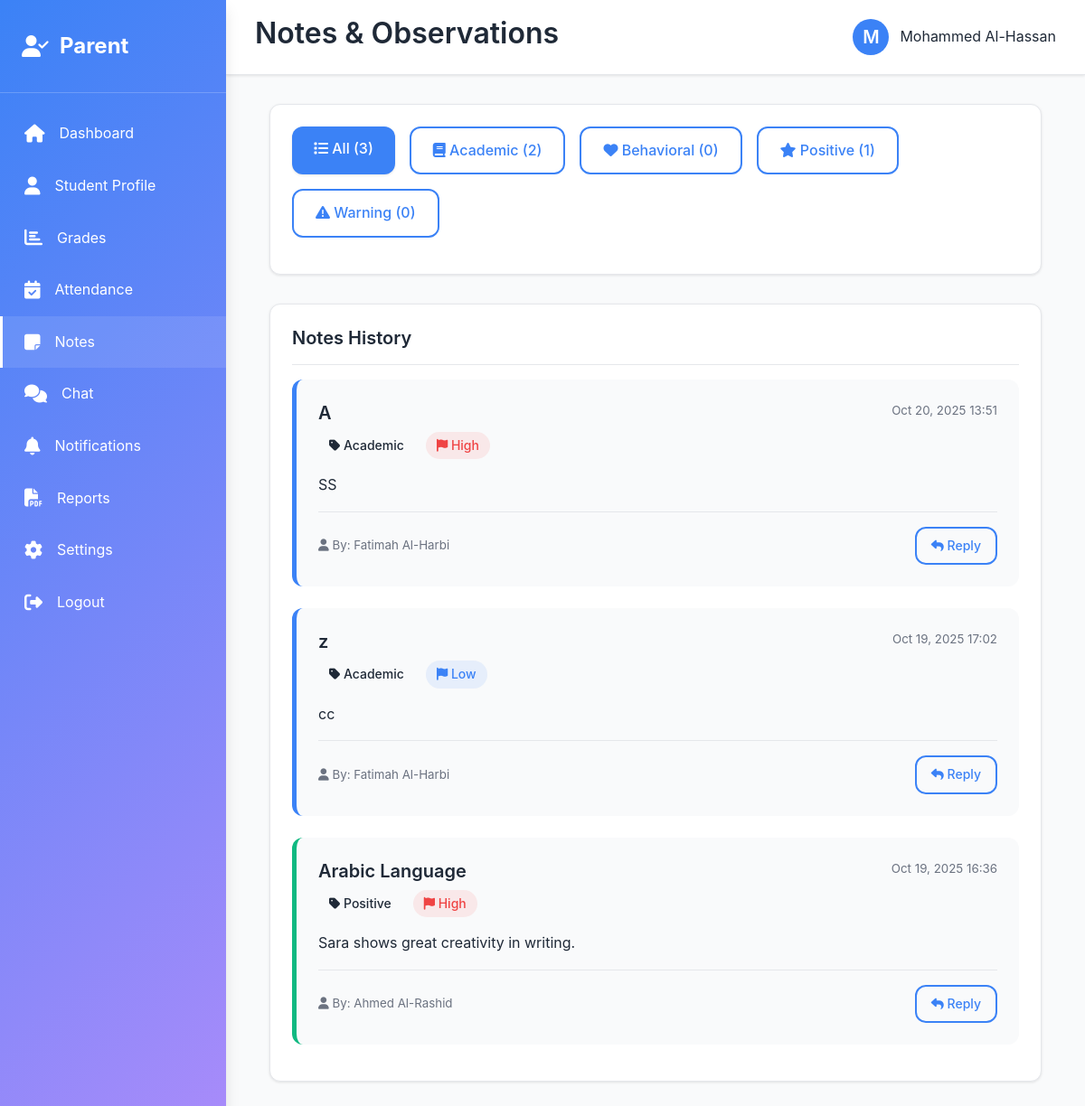
The app's page /parent/notes.php (signed in) with its own data.
### tables this page shows
CREATE TABLE `notes` (
  `id` int(11) NOT NULL,
  `student_id` int(11) NOT NULL,
  `teacher_id` int(11) NOT NULL,
  `note_type` enum('academic','behavioral','positive','warning') NOT NULL,
  `subject` varchar(100) DEFAULT NULL,
  `details` text NOT NULL,
  `importance_level` enum('low','medium','high') DEFAULT 'medium',
  `created_at` timestamp NOT NULL DEFAULT current_timestamp()
);

CREATE TABLE `users` (
  `id` int(11) NOT NULL,
  `username` varchar(100) NOT NULL,
  `password` varchar(255) NOT NULL,
  `email` varchar(100) NOT NULL,
  `full_name` varchar(150) NOT NULL,
  `role` enum('admin','teacher','counselor','parent','student') NOT NULL,
  `phone` varchar(20) DEFAULT NULL,
  `profile_picture` varchar(255) DEFAULT NULL,
  `created_at` timestamp NOT NULL DEFAULT current_timestamp(),
  `updated_at` timestamp NOT NULL DEFAULT current_timestamp() ON UPDATE current_timestamp(),
  `is_active` tinyint(4) DEFAULT 1
);

### includes/functions.php (called while the page is built, shortened)
<?php
function getStudentNotes($student_id, $conn, $limit = 10) {
    $query = "SELECT n.*, u.full_name as teacher_name FROM notes n
              JOIN users u ON n.teacher_id = u.id
              WHERE n.student_id = ?
              ORDER BY n.created_at DESC
              LIMIT ?";
    $stmt = $conn->prepare($query);
    $stmt->bind_param("ii", $student_id, $limit);
    $stmt->execute();
    $result = $stmt->get_result();
    $notes = [];
    while ($row = $result->fetch_assoc()) {
        $notes[] = $row;
    }
    return $notes;
}
function formatDateTime($datetime) {
    return date('M d, Y H:i', strtotime($datetime));
}
?>

### parent/notes.php (the view, shortened to what this page needs)
<?php
require_once '../includes/db_config.php';
require_once '../includes/functions.php';
$user_id = $_SESSION['user_id'];
$full_name = $_SESSION['full_name'];
$student_query = "SELECT s.*, u.full_name FROM students s
                  JOIN users u ON s.user_id = u.id
                  WHERE s.guardian_id = ?";
$student_stmt = $conn->prepare($student_query);
$student_stmt->bind_param("i", $user_id);
$student_stmt->execute();
$student_result = $student_stmt->get_result();
$student = $student_result->fetch_assoc();
$student_id = $student['id'] ?? 0;
$notes = getStudentNotes($student_id, $conn, 100);
$filter = $_GET['filter'] ?? 'all';
$filtered_notes = $notes;
$academic_count = count(array_filter($notes, function($n) { return $n['note_type'] === 'academic'; }));
$behavioral_count = count(array_filter($notes, function($n) { return $n['note_type'] === 'behavioral'; }));
$positive_count = count(array_filter($notes, function($n) { return $n['note_type'] === 'positive'; }));
$warning_count = count(array_filter($notes, function($n) { return $n['note_type'] === 'warning'; }));
?>
<!DOCTYPE html>
<html lang="en">
<head>
    <link rel="stylesheet" href="/student_portal/assets/css/style.css">
    <link rel="stylesheet" href="https://cdnjs.cloudflare.com/ajax/libs/font-awesome/6.4.0/css/all.min.css">
</head>
<body>
    <div class="dashboard-container">
        <aside class="sidebar">
            <div class="sidebar-logo">
                <i class="fa-solid fa-user-check"></i>
                <span>Parent</span>
            </div>
            <nav>
                <ul class="sidebar-menu">
                    <li><a href="/student_portal/parent/dashboard.php"><i class="fas fa-home"></i> Dashboard</a></li>
                    <li><a href="/student_portal/parent/profile.php"><i class="fas fa-user"></i> Student Profile</a></li>
                    <li><a href="/student_portal/parent/grades.php"><i class="fas fa-chart-bar"></i> Grades</a></li>
                    <li><a href="/student_portal/parent/attendance.php"><i class="fas fa-calendar-check"></i> Attendance</a></li>
                    <li><a href="/student_portal/parent/notes.php" class="active"><i class="fas fa-sticky-note"></i> Notes</a></li>
                    <li><a href="/student_portal/parent/chat.php"><i class="fas fa-comments"></i> Chat</a></li>
                    <li><a href="/student_portal/parent/notifications.php"><i class="fas fa-bell"></i> Notifications</a></li>
                    <li><a href="/student_portal/parent/reports.php"><i class="fas fa-file-pdf"></i> Reports</a></li>
                    <li><a href="/student_portal/parent/settings.php"><i class="fas fa-cog"></i> Settings</a></li>
                    <li><a href="/student_portal/logout.php"><i class="fas fa-sign-out-alt"></i> Logout</a></li>
                </ul>
            </nav>
        </aside>
        <div class="main-content">
            <header class="header">
                <div class="header-left">
                    <h2>Notes & Observations</h2>
                </div>
                <div class="header-right">
                    <div class="user-profile">
                        <div class="profile-picture"><?php echo strtoupper(substr($full_name, 0, 1)); ?></div>
                        <span><?php echo htmlspecialchars($full_name); ?></span>
                    </div>
                </div>
            </header>
            <div class="content">
                <div class="container">
                    <div class="card" style="margin-bottom: 2rem;">
                        <div class="card-body">
                            <div style="display: flex; gap: 1rem; flex-wrap: wrap;">
                                <a href="/student_portal/parent/notes.php?filter=all" class="btn <?php echo $filter === 'all' ? 'btn-primary' : 'btn-outline'; ?>">
                                    <i class="fas fa-list"></i> All (<?php echo count($notes); ?>)
                                </a>
                                <a href="/student_portal/parent/notes.php?filter=academic" class="btn <?php echo $filter === 'academic' ? 'btn-primary' : 'btn-outline'; ?>">
                                    <i class="fas fa-book"></i> Academic (<?php echo $academic_count; ?>)
                                </a>
                                <a href="/student_portal/parent/notes.php?filter=behavioral" class="btn <?php echo $filter === 'behavioral' ? 'btn-primary' : 'btn-outline'; ?>">
                                    <i class="fas fa-heart"></i> Behavioral (<?php echo $behavioral_count; ?>)
                                </a>
                                <a href="/student_portal/parent/notes.php?filter=positive" class="btn <?php echo $filter === 'positive' ? 'btn-primary' : 'btn-outline'; ?>">
                                    <i class="fas fa-star"></i> Positive (<?php echo $positive_count; ?>)
                                </a>
                                <a href="/student_portal/parent/notes.php?filter=warning" class="btn <?php echo $filter === 'warning' ? 'btn-primary' : 'btn-outline'; ?>">
                                    <i class="fas fa-exclamation-triangle"></i> Warning (<?php echo $warning_count; ?>)
                                </a>
                            </div>
                        </div>
                    </div>
                    <div class="card">
                        <div class="card-header">
                            <h3 class="card-title">Notes History</h3>
                        </div>
                        <div class="card-body">
                            <?php if (!empty($filtered_notes)): ?>
                                <div style="display: flex; flex-direction: column; gap: 1.5rem;">
                                    <?php foreach ($filtered_notes as $note): ?>
                                        <div style="padding: 1.5rem; background-color: var(--background-color); border-radius: var(--border-radius); border-left: 5px solid
                                            <?php
                                                echo $note['note_type'] === 'academic' ? 'var(--primary-color)' :
                                                     ($note['note_type'] === 'behavioral' ? 'var(--warning-color)' :
                                                      ($note['note_type'] === 'positive' ? 'var(--success-color)' : 'var(--danger-color)'));
                                            ?>;">
                                            <div style="display: flex; justify-content: space-between; align-items: start; margin-bottom: 1rem;">
                                                <div>
                                                    <h4 style="margin: 0 0 0.5rem 0;"><?php echo htmlspecialchars($note['subject']); ?></h4>
                                                    <div style="display: flex; gap: 0.75rem; flex-wrap: wrap;">
                                                        <span class="badge badge-<?php echo $note['note_type']; ?>">
                                                            <i class="fas fa-tag"></i> <?php echo ucfirst($note['note_type']); ?>
                                                        </span>
                                                        <span class="badge badge-<?php
                                                            echo $note['importance_level'] === 'high' ? 'danger' :
                                                                 ($note['importance_level'] === 'medium' ? 'warning' : 'primary');
                                                        ?>">
                                                            <i class="fas fa-flag"></i> <?php echo ucfirst($note['importance_level']); ?>
                                                        </span>
                                                    </div>
                                                </div>
                                                <small style="color: var(--text-light); white-space: nowrap;">
                                                    <?php echo formatDateTime($note['created_at']); ?>
                                                </small>
                                            </div>
                                            <p style="margin: 1rem 0; color: var(--text-color); line-height: 1.6;">
                                                <?php echo htmlspecialchars($note['details']); ?>
                                            </p>
                                            <div style="display: flex; justify-content: space-between; align-items: center; padding-top: 1rem; border-top: 1px solid var(--border-color);">
                                                <small style="color: var(--text-light);">
                                                    <i class="fas fa-user"></i> By: <?php echo htmlspecialchars($note['teacher_name']); ?>
                                                </small>
                                                <a href="/student_portal/parent/chat.php" class="btn btn-sm btn-outline">
                                                    <i class="fas fa-reply"></i> Reply
                                                </a>
                                            </div>
                                        </div>
                                    <?php endforeach; ?>
                                </div>
                            <?php endif; ?>
                        </div>
                    </div>
                </div>
            </div>
        </div>
    </div>
</body>
</html>

### assets/css/style.css (style rules this page uses)
:root { --primary-color: #3B82F6; --secondary-color: #A78BFA; --background-color: #F9FAFB; --text-color: #1F2937; --text-light: #6B7280; --border-color: #E5E7EB; --success-color: #10B981; --warning-color: #F59E0B; --danger-color: #EF4444; --shadow: 0 1px 3px rgba(0, 0, 0, 0.1); --shadow-md: 0 4px 6px rgba(0, 0, 0, 0.1); --shadow-lg: 0 10px 15px rgba(0, 0, 0, 0.1); --border-radius: 12px; --transition: all 0.3s ease; }
* { margin: 0; padding: 0; box-sizing: border-box; }
html, body { height: 100%; }
body { font-family: 'Poppins', -apple-system, BlinkMacSystemFont, 'Segoe UI', sans-serif; background-color: var(--background-color); color: var(--text-color); line-height: 1.6; }
h1, h2, h3, h4, h5, h6 { font-weight: 600; line-height: 1.3; margin-bottom: 0.5rem; }
h2 { font-size: 2rem; }
h3 { font-size: 1.5rem; }
h4 { font-size: 1.25rem; }
p { margin-bottom: 1rem; color: var(--text-light); }
a { color: var(--primary-color); text-decoration: none; transition: var(--transition); }
.btn { display: inline-block; padding: 0.75rem 1.5rem; border: none; border-radius: var(--border-radius); font-size: 1rem; font-weight: 500; cursor: pointer; transition: var(--transition); text-align: center; text-decoration: none; font-family: inherit; }
.btn-primary { background-color: var(--primary-color); color: white; box-shadow: var(--shadow); }
.btn-outline { background-color: transparent; color: var(--primary-color); border: 2px solid var(--primary-color); }
.btn-sm { padding: 0.5rem 1rem; font-size: 0.875rem; }
.card { background-color: white; border-radius: var(--border-radius); box-shadow: var(--shadow); padding: 1.5rem; transition: var(--transition); border: 1px solid var(--border-color); }
.card-header { display: flex; justify-content: space-between; align-items: center; margin-bottom: 1rem; padding-bottom: 1rem; border-bottom: 1px solid var(--border-color); }
.card-title { font-size: 1.25rem; font-weight: 600; margin: 0; }
.card-body { margin-bottom: 1rem; }
.dashboard-container { display: flex; height: 100vh; overflow: hidden; }
.sidebar { width: 250px; background: linear-gradient(135deg, var(--primary-color) 0%, var(--secondary-color) 100%); color: white; padding: 2rem 0; overflow-y: auto; box-shadow: var(--shadow-lg); position: fixed; height: 100vh; left: 0; top: 0; z-index: 1000; }
.sidebar-logo { padding: 0 1.5rem 2rem; display: flex; align-items: center; gap: 0.75rem; font-size: 1.5rem; font-weight: 700; margin-bottom: 1rem; border-bottom: 1px solid rgba(255, 255, 255, 0.2); }
.sidebar-menu { list-style: none; }
.sidebar-menu li { margin: 0; }
.sidebar-menu a { display: flex; align-items: center; gap: 1rem; padding: 1rem 1.5rem; color: white; text-decoration: none; transition: var(--transition); border-left: 3px solid transparent; }
.sidebar-menu a:hover, .sidebar-menu a.active { background-color: rgba(255, 255, 255, 0.1); border-left-color: white; }
.sidebar-menu i { font-size: 1.25rem; }
.main-content { margin-left: 250px; flex: 1; display: flex; flex-direction: column; overflow: hidden; }
.header { background-color: white; border-bottom: 1px solid var(--border-color); padding: 1rem 2rem; display: flex; justify-content: space-between; align-items: center; box-shadow: var(--shadow); }
.header-left { display: flex; align-items: center; gap: 1rem; }
.header-right { display: flex; align-items: center; gap: 1.5rem; }
.user-profile { display: flex; align-items: center; gap: 0.75rem; }
.profile-picture { width: 40px; height: 40px; border-radius: 50%; background-color: var(--primary-color); display: flex; align-items: center; justify-content: center; color: white; font-weight: 600; font-size: 1.25rem; }
.content { flex: 1; overflow-y: auto; padding: 2rem; }
.container { max-width: 1200px; margin: 0 auto; padding: 0 1rem; }
.badge { display: inline-block; padding: 0.25rem 0.75rem; border-radius: 20px; font-size: 0.875rem; font-weight: 500; }
.badge-primary { background-color: rgba(59, 130, 246, 0.1); color: var(--primary-color); }
.badge-danger { background-color: rgba(239, 68, 68, 0.1); color: var(--danger-color); }

### records on screen
notes: subject "A", note_type "Academic", importance_level "High", created_at "Oct 20, 2025 13:51", details "SS", teacher.full_name "Fatimah Al-Harbi"
notes: subject "z", note_type "Academic", importance_level "Low", created_at "Oct 19, 2025 17:02", details "cc", teacher.full_name "Fatimah Al-Harbi"
notes: subject "Arabic Language", note_type "Positive", importance_level "High", created_at "Oct 19, 2025 16:36", details "Sara shows great creativity in writing.", teacher.full_name "Ahmed Al-Rashid"

### other values on screen
substr($full_name, 0, 1) "M"
$full_name "Mohammed Al-Hassan"
count($notes) "3"
$academic_count "2"
$behavioral_count "0"
$positive_count "1"
$warning_count "0"
